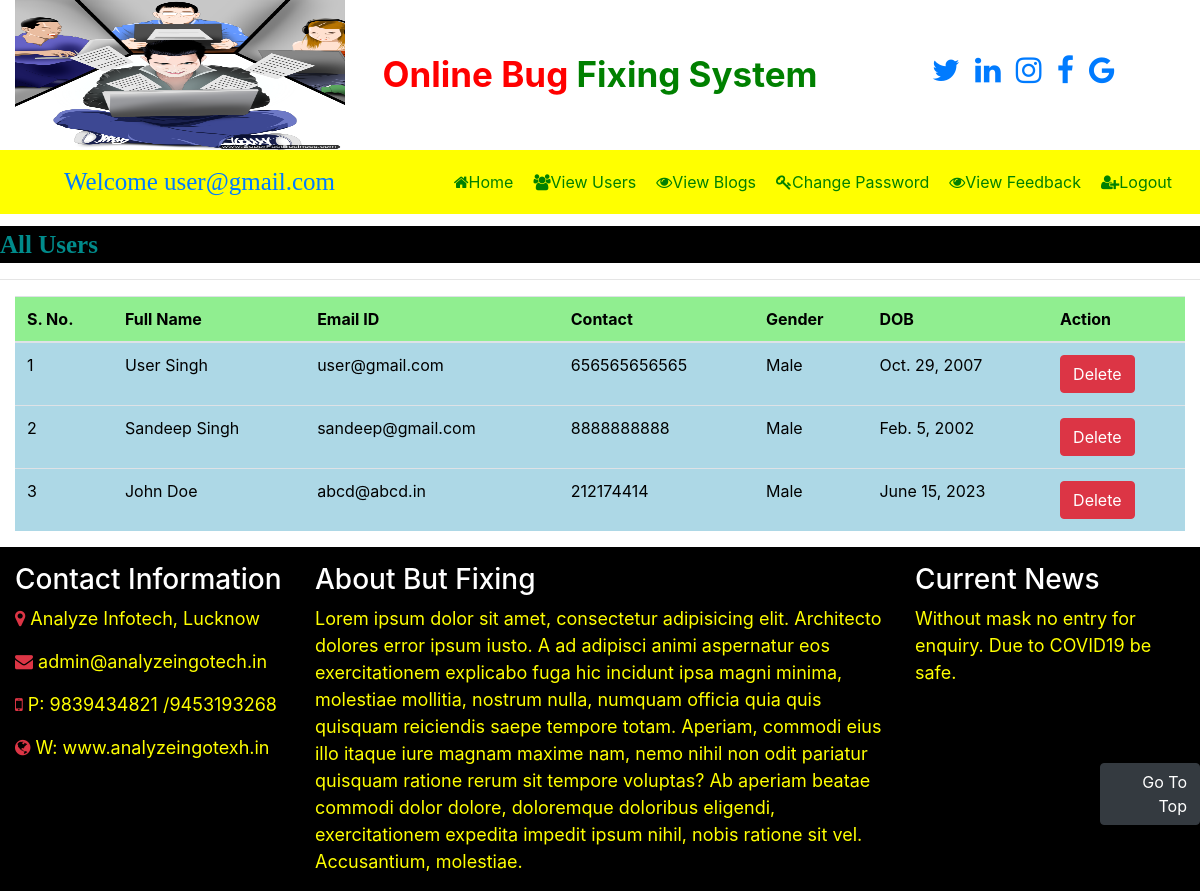
/view_user (signed in), run on the app's committed database.
### study/models.py (models this page shows, shortened)
class Signup(models.Model):
    user=models.ForeignKey(User,on_delete=models.CASCADE)
    mobile = models.CharField(max_length=20,null=True)
    gender = models.CharField(max_length=10,null=True)
    dob = models.CharField(max_length=10,null=True)

### study/views.py (the view)
# urls.py: path('view_user',view_user,name="view_user"),
def view_user(request):
    if not request.user.is_authenticated:
        return redirect('login')
    data = Signup.objects.all()
    d = {'data':data}
    return render(request,'view_user.html',d)

### study/templates/view_user.html
{% include 'admin_navigation.html' %}
<marquee behavior="alternate" style="font-family: 'Monotype Corsiva'; font-size:25px; color:darkcyan; background-color:black; font-weight:bold; margin-top:1%">
    All Users
</marquee>
<hr>
<div class="container-fluid">
<table class="table table-hover " id="example">
    <thead>
    <tr style="background-color: lightgreen; color : black">
        <th>S. No.</th>
        <th>Full Name</th>
        <th>Email ID</th>
        <th>Contact</th>
        <th>Gender</th>
        <th>DOB</th>
        <th>Action</th>
    </tr>
    </thead>
    <tbody style="background-color:lightblue; color: black">
    {% for i in data %}
    <tr>
        <td>{{forloop.counter}}</td>
        <td>{{i.user.first_name}} {{i.user.last_name}}</td>
        <td>{{i.user.username}}</td>
        <td>{{i.mobile}}</td>
        <td>{{i.gender}}</td>
        <td>{{i.dob}}</td>
        <td><a href="{% url 'delete_user' i.user.id %}" class="btn btn-danger" onclick="return confirm('Are you Sure?')">Delete</a> </td>
    </tr>
    {% endfor %}
    </tbody>
</table>
</div>
{% include 'footer.html' %}

### study/templates/admin_navigation.html (shortened to what this page needs)
<html>
<head>
    {% load static %}
  <link rel="stylesheet" href="https://maxcdn.bootstrapcdn.com/bootstrap/4.5.2/css/bootstrap.min.css">
 <link rel="stylesheet" href="https://cdnjs.cloudflare.com/ajax/libs/font-awesome/4.7.0/css/font-awesome.min.css">
</head>
<body>
<div >
    <div class="row m-auto">
        <div class="col-sm-3 ">
                  <img src="{% static 'notes1.png' %}" width="330px" height="150px" title="Room Booking">
        </div>
        <div class="col-sm-6 mt-5 text-center">
                  <span style="font-weight: bold; font-size:35px">
                        <span style="color:red">Online Bug</span>
                        <span style="color:green">Fixing System</span>
                  </span>
        </div>
        <div class="col-sm-3 mt-5" style="padding-left:2%">
            <span style="font-weight:bold ; font-size:30px">
                <span><a href="https://twitter.com/" target="_blank"> <i class="fa fa-twitter pl-2"></i></a></span>
                <span><a href="https://in.linkedin.com/" target="_blank"><i class="fa fa-linkedin pl-2"></i></a></span>
                <span><a href="https://www.instagram.com/" target="_blank"><i class="fa fa-instagram pl-2"></i></a></span>
                <span><a href="https://www.facebook.com/" target="_blank"><i class="fa fa-facebook pl-2"></i></a></span>
                <span><a href="https://www.google.com/" target="_blank"><i class="fa fa-google pl-2"></i></a></span>
            </span>
        </div>
    </div>
</div>
<nav class="navbar navbar-expand-sm" style="background-color:yellow">
    <a class="navbar-brand text-red pl-5 font-weight" style="margin-right:auto;font-family:'elephant'; font-size:25px">Welcome {{user}}</a>
<ul class="navbar-nav">
    <li class="nav-item">
        <a class="nav-link" href="{% url 'admin_home' %}" style=""><i class="fa fa-home"></i>Home</a>
    </li>
    <li class="nav-item">
        <a class="nav-link" href="{% url 'view_user' %}"><i class="fa fa-users"></i>View Users</a>
    </li>
    <li class="nav-item">
        <a class="nav-link" href="{% url 'view_blog_admin' %}"><i class="fa fa-eye"></i>View Blogs</a>
    </li>
    <li class="nav-item">
        <a class="nav-link" href="{% url 'change_password' %}"><i class="fa fa-key"></i>Change Password</a>
    </li>
    <li class="nav-item">
        <a class="nav-link" href="{% url 'view_feedback' %}"><i class="fa fa-eye"></i>View Feedback</a>
    </li>
    <li class="nav-item">
        <a class="nav-link" href="{% url 'logout' %}"><i class="fa fa-user-plus"></i>Logout</a>
    </li>
</ul>
</nav>
</body>
</html>

### study/templates/admin_navigation.html (style rules this page uses)
.nav-link { color:green !important; margin-right: 4px }

### data on the page
Signup: user.first_name "User", user.last_name "Singh", user.username "user@gmail.com", mobile "656565656565", gender "Male", dob "Oct. 29, 2007"
Signup: user.first_name "Sandeep", user.last_name "Singh", user.username "sandeep@gmail.com", mobile "8888888888", gender "Male", dob "Feb. 5, 2002"
Signup: user.first_name "John", user.last_name "Doe", user.username "abcd@abcd.in", mobile "212174414", gender "Male", dob "June 15, 2023"

### other printed values
{{ user }} "user@gmail.com"
